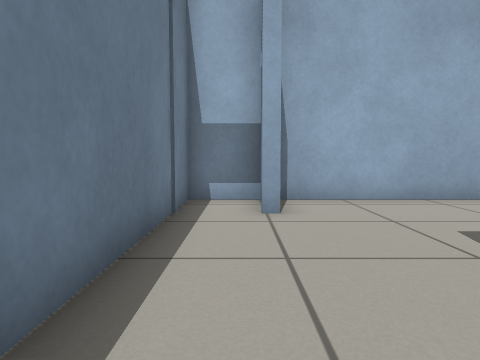
view 1 (above)

14 first-person views from a walk through a world built for the Gazebo simulator. The camera is 0.53 m above the floor, tilts 4° down and sees 70° across. The floor is counted in squares, 0.5 m on a side. Each view is taken from the middle of a square. On the plan, view 1 faces up. The plan holds only what a view shows up to about 13 squares ahead; the rest is blank.

view 2
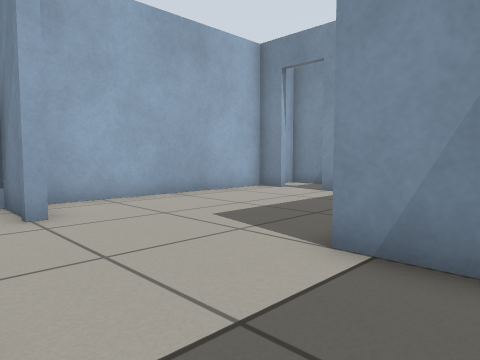

view 3
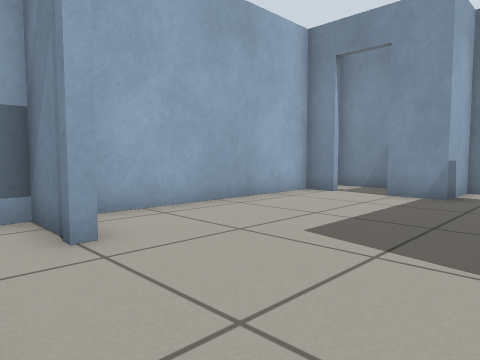

view 4
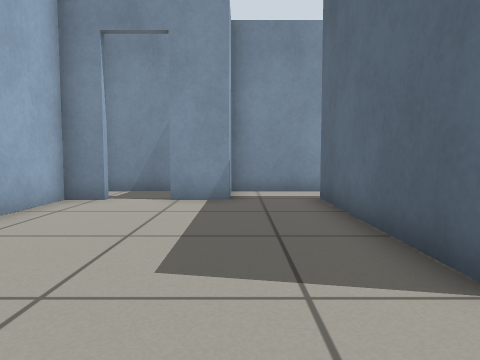

view 5
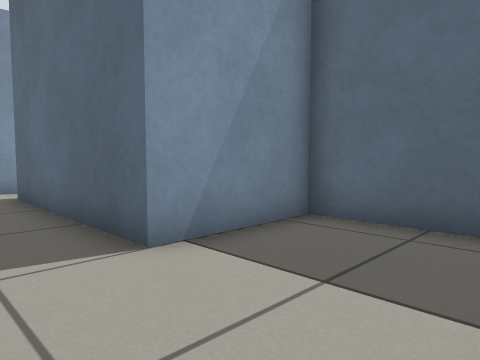

view 6
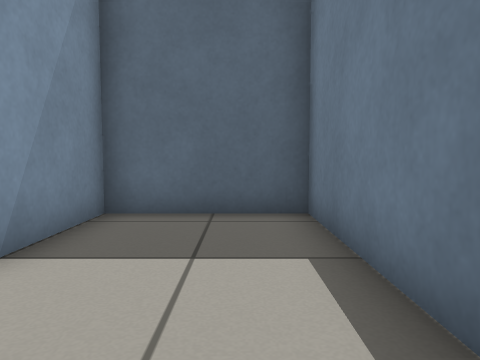

view 7
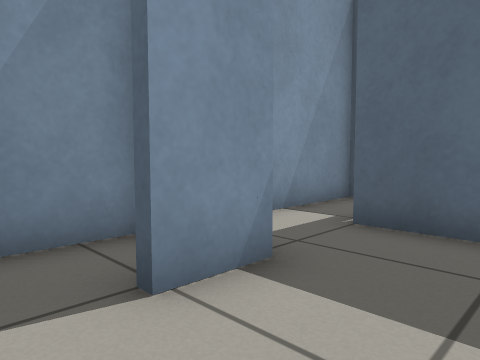

view 8
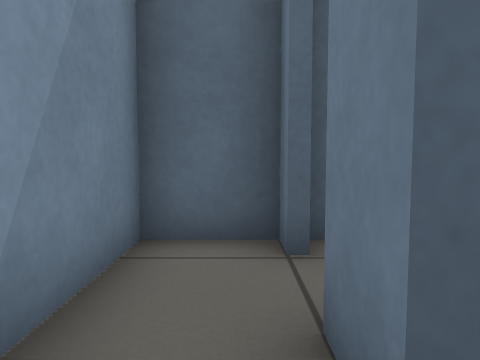

view 9
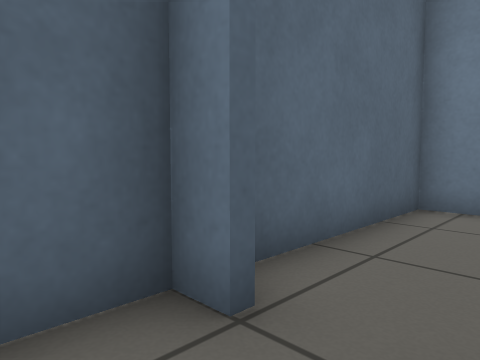

view 10
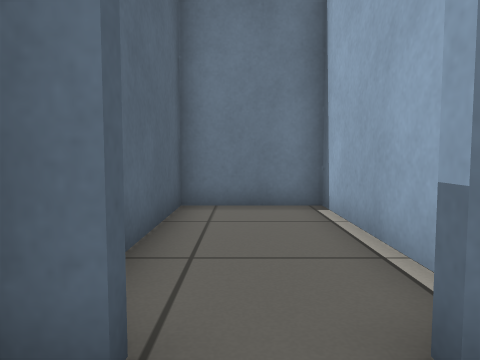

view 11
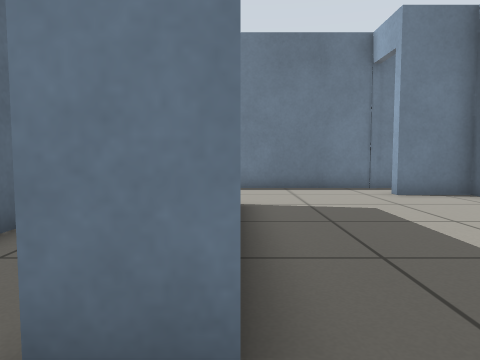

view 12
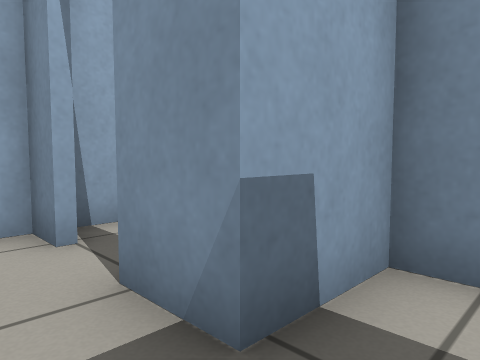

view 13
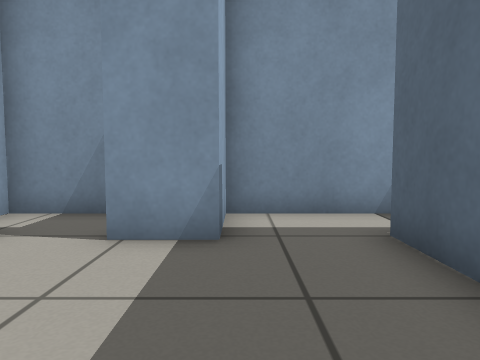

view 14
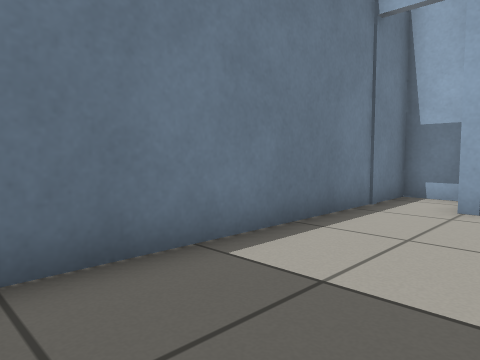

### Floor plan
Points are (right, up) in squares from view 1. A wall is a line through its corners. A room is listed if a view was taken in it or the views show most of it. See-through windows are left out.
Room 1 (views 1, 2, 3, 4, 5, 6, 7, 12, 13, 14)
walls: (0.7, 8.4) (0.7, 6.3); (8.3, 4.3) (8.3, 5.7); (-1.3, 8.3) (-1.3, -1.3) (2.5, -1.3) (2.5, 2) (7.5, 2); (8.3, 7.2) (8.3, 8.3) (0.9, 8.3)
ways out: opening at (8, 3) to room 2; open door at (8, 6.5) to room 4; open door at (-0.3, 6.3)
Room 2 (views 8, 9, 10, 11)
walls: (8.5, -0.5) (8.5, -1.3) (10.3, -1.3) (10.3, 4.3) (8.3, 4.3); (7.5, 2) (8.5, 2) (8.5, 1)
ways out: opening at (8, 3) to room 1; open door at (8, 0.5) to room 3
Room 3 (no view inside)
walls: (7, 1.8) (2.7, 1.8) (2.7, -1.3) (8.1, -1.3)
ways out: open door at (8, 0.5) to room 2
Room 4 (no view inside)
walls: (10.3, 4.6) (10.3, 8.3) (8.8, 8.3)
ways out: open door at (8, 6.5) to room 1

Where each view was taken, in squares from view 1:
view 1: 0 up, 0 right, facing up
view 2: 0 up, 1 left, facing up-right
view 3: 2 up, 1 left, facing up-right
view 4: 4 up, 0 right, facing right
view 5: 4 up, 1 left, facing down-right
view 6: 5 up, 0 right, facing down
view 7: 7 up, 6 right, facing down-right
view 8: 3 up, 9 right, facing down
view 9: 1 up, 10 right, facing down-left
view 10: 0 up, 10 right, facing left
view 11: 2 up, 10 right, facing left
view 12: 3 up, 7 right, facing up-right
view 13: 4 up, 4 right, facing right
view 14: 1 down, 2 right, facing up-left
